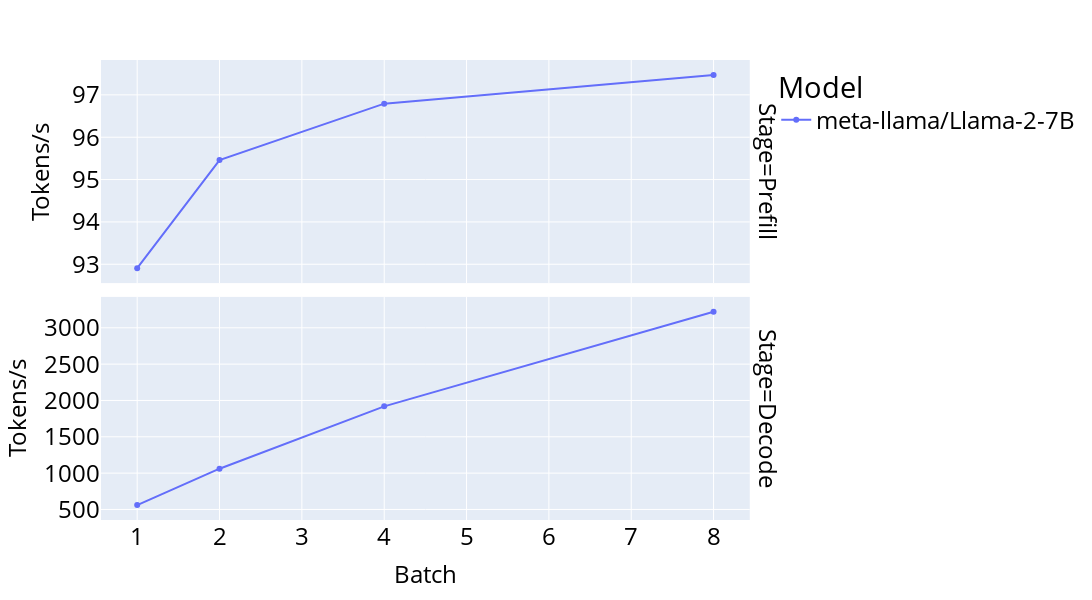
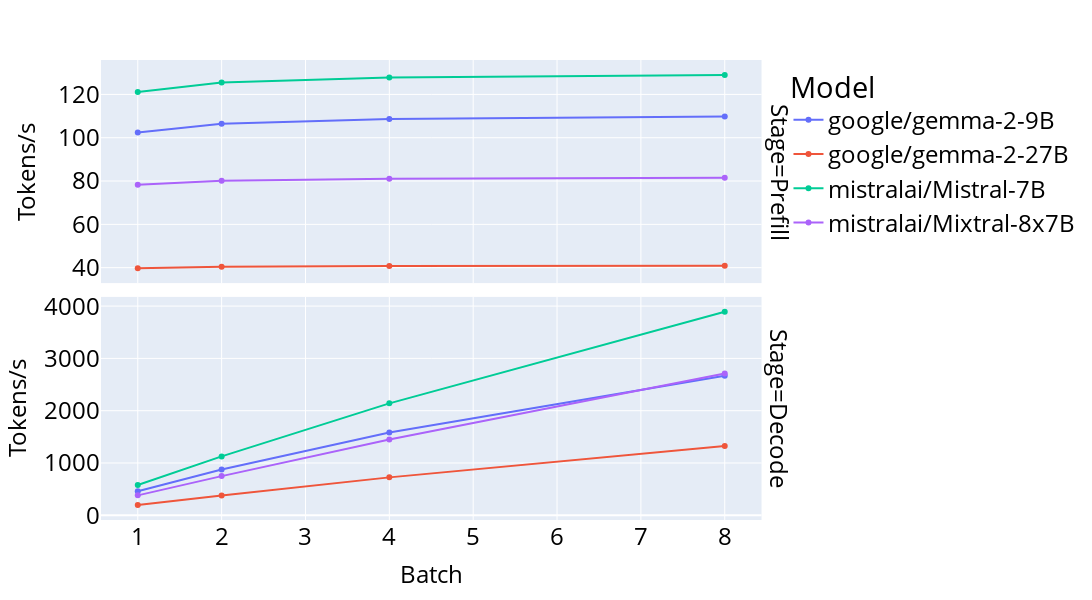

These figures' notebook cell, in order:
### Code cell
from utils import *
# Set up interactive widgets for the variables
from ipywidgets import interact, IntSlider, Checkbox, BoundedIntText, BoundedFloatText, Dropdown
import ipywidgets as widgets


# Max Batch Size
max_batch_size = widgets.BoundedIntText(
    value=8, min=1, max=128, step=1,
    description='Max Batch Size:',
    disabled=False ,
    layout=widgets.Layout(width='150px'),  # Adjust this value as needed
    style={'description_width': 'initial'}
)

# Custom Usecases
usecases = Dropdown( options=['Ques-Ans', 'Text Summarization', 'Chatbots', 'Code Gen.', 'Custom'], value='Chatbots', description='Usecases:', disabled=False,)

# Beam size
beam_size = widgets.IntSlider(value=2, min=1, max=16, description='# of Parallel Beams:', style={'description_width': 'initial'},)

# Input Tokens
input_tokens = widgets.BoundedIntText(
    value=2048, min=1, max= 100000, step=1,
    description='Input Tokens:',
    disabled=False ,
    layout=widgets.Layout(width='150px'),  # Adjust this value as needed
    style={'description_width': 'initial'}
)

# Output Tokens
output_tokens = widgets.BoundedIntText(
    value=128, min=1, max= 100000, step=1,
    description='Output Tokens:',
    disabled=False ,
    layout=widgets.Layout(width='150px'),  # Adjust this value as needed
    style={'description_width': 'initial'}
)

# Quantization dropdown
quantization = widgets.Dropdown(
    options=['bf16', 'int8', 'int4', 'int2'],
    value='int8',
    description='Quantization:',
    disabled=False ,
    layout=widgets.Layout(width='150px'),  # Adjust this value as needed
    style={'description_width': 'initial'},
    
)
model_box = widgets.SelectMultiple( options=[
    ('meta-llama/Llama-2-7B','llama_7b'),
    ('meta-llama/Meta-Llama-3-8B','llama3_8b'), 
    ('meta-llama/Llama-2-13B','llama_13b'),
    ('meta-llama/Llama-2-70B','LLaMA_70b'),
    ('google/gemma-2B','gemma_2b'),
    ('google/gemma-7B','gemma_7b'),
    ('google/gemma-2-9B','gemma2_9b'),
    ('google/gemma-2-27B','gemma2_27b'),
    ('mistralai/mistral-7B', 'mistral_7b'),
    ('mistralai/Mixtral-8x7B','mixtral_7x8'), 
    ('microsoft/phi3mini', 'phi3mini'),
    ('microsoft/phi3small', 'phi3small'),
    ('microsoft/phi3medium', 'phi3medium'),
    ('databricks/dbrx-base','dbrx'),
    ('xai-org/grok-1','grok-1'),
    ('openai/gpt-3','gpt-3'), 
    ('openai/gpt-4','gpt-4'),
    ('facebook/opt-125m','opt_125m'),
    ('facebook/opt-350m','opt_350m'),
    ('facebook/opt-1.3b','opt_1b'),
    ('facebook/opt-175b','opt_175b'),
    ], value=['llama_7b'], 
    description='Models:', 
    disabled=False,
    layout=widgets.Layout(width='300px', height='150px'))
# System
system = Dropdown( options=['A100_40GB_GPU', 'A100_80GB_GPU', 'H100_GPU','GH200_GPU', 'TPUv4','TPUv5e', 'MI300X', 'Gaudi3', 'Custom'], value='H100_GPU', description='System:', disabled=False,)

# Number of Nodes
nodes = widgets.IntText(
    value=2,
    description='# Nodes:',
    layout=widgets.Layout(width='150px'),  # Adjust this value as needed
    disabled=False
)

# System Efficiency
system_efficiency = widgets.FloatSlider(
    value=0.80,
    min=0,
    max=1.0,
    step=0.01,
    description='System Efficiency:',
    disabled=False,
    continuous_update=False,
    orientation='horizontal',
    readout=True,
    readout_format='.2f',
)


# FLOPS (initially hidden)
flops = widgets.FloatText(value=1000,description='FLOPS(T):',disabled=False, layout=widgets.Layout(width='200px'),)
# MEM BW (initially hidden)
mem_bw = widgets.FloatText(value=3.6,description='MEM BW(TB/s):',disabled=False, layout=widgets.Layout(width='200px'),)
# FLOPS (initially hidden)
mem_cap = widgets.FloatText(value=48,description='FLOPS(GBs):',disabled=False, layout=widgets.Layout(width='200px'),)
# ICN BW (initially hidden)
icn_bw = widgets.FloatText(value=100.0,description='ICN BW(GB/s):',disabled=False, layout=widgets.Layout(width='200px'),)


# Function to show/hide FLOPS and MEM BW
def update_visibility_system_param(change):
    if 'Custom' in change['new']:
        flops.layout.display = ''
        mem_bw.layout.display = ''
        mem_cap.layout.display = ''
        icn_bw.layout.display = ''
    else:
        flops.layout.display = 'none'
        mem_bw.layout.display = 'none'
        mem_cap.layout.display = 'none'
        icn_bw.layout.display = 'none'

# Connect the function to the models widget
system.observe(update_visibility_system_param, names='value')

# Function to show/hide FLOPS and MEM BW
def update_visibility_usecases(change):
    if 'Ques-Ans' in change['new']:
        beam_size.value = 4
        input_tokens.value = 1000 
        output_tokens.value = 200
    elif 'Text Summarization' in change['new']: 
        beam_size.value = 4
        input_tokens.value = 15000
        output_tokens.value = 1000
    elif 'Chatbots' in change['new']: 
        beam_size.value = 2
        input_tokens.value = 2048
        output_tokens.value = 128
    elif 'Code Gen.' in change['new']: 
        beam_size.value = 4
        input_tokens.value = 20000
        output_tokens.value = 50

# Connect the function to the models widget
usecases.observe(update_visibility_usecases, names='value')

# # Initially hide custom params
# beam_size.layout.display = 'none'
# input_tokens.layout.display = 'none'
# output_tokens.layout.display = 'none'

flops.layout.display = 'none'
mem_bw.layout.display = 'none'
mem_cap.layout.display = 'none'
icn_bw.layout.display = 'none'

# Layout
left_box = widgets.HBox([quantization, max_batch_size])
input_param_box = widgets.VBox([usecases, beam_size,widgets.HBox([ input_tokens, output_tokens])])
top_box = widgets.VBox([left_box, input_param_box, ])
bottom_box = widgets.HBox([system, nodes, system_efficiency])
system_bottom_box = widgets.HBox([flops, mem_bw, mem_cap, icn_bw])


# Final layout
final_layout = widgets.VBox([widgets.HBox([model_box,top_box]), bottom_box, system_bottom_box], layout=widgets.Layout(justify_content='space-between'))

widgets.interact(generate_demand_curve,
    system_box=system, 
    system_eff=system_efficiency, 
    num_nodes_slider=nodes, 
    model_box=model_box, 
    quantization_box=quantization,
    batch_slider=max_batch_size, 
    input_token_slider=input_tokens, 
    output_token_slider=output_tokens, 
    beam_size = beam_size, 
    flops=flops,
    mem_bw=mem_bw,
    mem_cap=mem_cap,
    icn_bw=icn_bw)

### Figure 1 — Plotly figure (JSON) as saved in the notebook; plotly's stock layout.template omitted (floating-point values rounded to 4 significant figures)
{"data": [{"hovertemplate": "Model=meta-llama/Llama-2-7B<br>Stage=Prefill<br>Batch=%{x}<br>Tokens/s=%{y}<extra></extra>", "legendgroup": "meta-llama/Llama-2-7B", "line": {"color": "#636efa", "dash": "solid"}, "marker": {"symbol": "circle"}, "mode": "lines+markers", "name": "meta-llama/Llama-2-7B", "orientation": "v", "showlegend": true, "type": "scatter", "x": [1, 2, 4, 8], "xaxis": "x2", "y": [92.91, 95.46, 96.79, 97.47], "yaxis": "y2"}, {"hovertemplate": "Model=meta-llama/Llama-2-7B<br>Stage=Decode<br>Batch=%{x}<br>Tokens/s=%{y}<extra></extra>", "legendgroup": "meta-llama/Llama-2-7B", "line": {"color": "#636efa", "dash": "solid"}, "marker": {"symbol": "circle"}, "mode": "lines+markers", "name": "meta-llama/Llama-2-7B", "orientation": "v", "showlegend": false, "type": "scatter", "x": [1, 2, 4, 8], "xaxis": "x", "y": [560.3, 1061.0, 1919.0, 3220.0], "yaxis": "y"}], "layout": {"annotations": [{"font": {}, "showarrow": false, "text": "Stage=Decode", "textangle": 90, "x": 0.98, "xanchor": "left", "xref": "paper", "y": 0.2425, "yanchor": "middle", "yref": "paper"}, {"font": {}, "showarrow": false, "text": "Stage=Prefill", "textangle": 90, "x": 0.98, "xanchor": "left", "xref": "paper", "y": 0.7575, "yanchor": "middle", "yref": "paper"}], "font": {"color": "black", "size": 24}, "height": 600, "legend": {"title": {"font": {"color": "black"}, "text": "Model"}, "tracegroupgap": 0}, "margin": {"t": 60}, "title": {"font": {"color": "black"}}, "width": 1200, "xaxis": {"anchor": "y", "domain": [0, 0.98], "tickfont": {"size": 24}, "title": {"font": {"size": 24}, "text": "Batch"}}, "xaxis2": {"anchor": "y2", "domain": [0, 0.98], "matches": "x", "showticklabels": false, "tickfont": {"size": 24}, "title": {"font": {"size": 24}}}, "yaxis": {"anchor": "x", "domain": [0, 0.485], "tickfont": {"size": 24}, "title": {"font": {"size": 24}, "text": "Tokens/s"}}, "yaxis2": {"anchor": "x2", "domain": [0.515, 1], "tickfont": {"size": 24}, "title": {"font": {"size": 24}, "text": "Tokens/s"}}}}

### Figure 2 — Plotly figure (JSON) as saved in the notebook; plotly's stock layout.template omitted (floating-point values rounded to 4 significant figures)
{"data": [{"hovertemplate": "Model=google/gemma-2-9B<br>Stage=Prefill<br>Batch=%{x}<br>Tokens/s=%{y}<extra></extra>", "legendgroup": "google/gemma-2-9B", "line": {"color": "#636efa", "dash": "solid"}, "marker": {"symbol": "circle"}, "mode": "lines+markers", "name": "google/gemma-2-9B", "orientation": "v", "showlegend": true, "type": "scatter", "x": [1, 2, 4, 8], "xaxis": "x2", "y": [102.4, 106.5, 108.7, 109.8], "yaxis": "y2"}, {"hovertemplate": "Model=google/gemma-2-9B<br>Stage=Decode<br>Batch=%{x}<br>Tokens/s=%{y}<extra></extra>", "legendgroup": "google/gemma-2-9B", "line": {"color": "#636efa", "dash": "solid"}, "marker": {"symbol": "circle"}, "mode": "lines+markers", "name": "google/gemma-2-9B", "orientation": "v", "showlegend": false, "type": "scatter", "x": [1, 2, 4, 8], "xaxis": "x", "y": [461.2, 874.5, 1585.0, 2668.0], "yaxis": "y"}, {"hovertemplate": "Model=google/gemma-2-27B<br>Stage=Prefill<br>Batch=%{x}<br>Tokens/s=%{y}<extra></extra>", "legendgroup": "google/gemma-2-27B", "line": {"color": "#EF553B", "dash": "solid"}, "marker": {"symbol": "circle"}, "mode": "lines+markers", "name": "google/gemma-2-27B", "orientation": "v", "showlegend": true, "type": "scatter", "x": [1, 2, 4, 8], "xaxis": "x2", "y": [39.76, 40.42, 40.77, 40.94], "yaxis": "y2"}, {"hovertemplate": "Model=google/gemma-2-27B<br>Stage=Decode<br>Batch=%{x}<br>Tokens/s=%{y}<extra></extra>", "legendgroup": "google/gemma-2-27B", "line": {"color": "#EF553B", "dash": "solid"}, "marker": {"symbol": "circle"}, "mode": "lines+markers", "name": "google/gemma-2-27B", "orientation": "v", "showlegend": false, "type": "scatter", "x": [1, 2, 4, 8], "xaxis": "x", "y": [195.3, 380.9, 725.3, 1324.0], "yaxis": "y"}, {"hovertemplate": "Model=mistralai/Mistral-7B<br>Stage=Prefill<br>Batch=%{x}<br>Tokens/s=%{y}<extra></extra>", "legendgroup": "mistralai/Mistral-7B", "line": {"color": "#00cc96", "dash": "solid"}, "marker": {"symbol": "circle"}, "mode": "lines+markers", "name": "mistralai/Mistral-7B", "orientation": "v", "showlegend": true, "type": "scatter", "x": [1, 2, 4, 8], "xaxis": "x2", "y": [121.1, 125.5, 127.8, 129.0], "yaxis": "y2"}, {"hovertemplate": "Model=mistralai/Mistral-7B<br>Stage=Decode<br>Batch=%{x}<br>Tokens/s=%{y}<extra></extra>", "legendgroup": "mistralai/Mistral-7B", "line": {"color": "#00cc96", "dash": "solid"}, "marker": {"symbol": "circle"}, "mode": "lines+markers", "name": "mistralai/Mistral-7B", "orientation": "v", "showlegend": false, "type": "scatter", "x": [1, 2, 4, 8], "xaxis": "x", "y": [578.6, 1127.0, 2140.0, 3891.0], "yaxis": "y"}, {"hovertemplate": "Model=mistralai/Mixtral-8x7B<br>Stage=Prefill<br>Batch=%{x}<br>Tokens/s=%{y}<extra></extra>", "legendgroup": "mistralai/Mixtral-8x7B", "line": {"color": "#ab63fa", "dash": "solid"}, "marker": {"symbol": "circle"}, "mode": "lines+markers", "name": "mistralai/Mixtral-8x7B", "orientation": "v", "showlegend": true, "type": "scatter", "x": [1, 2, 4, 8], "xaxis": "x2", "y": [78.34, 80.15, 81.08, 81.56], "yaxis": "y2"}, {"hovertemplate": "Model=mistralai/Mixtral-8x7B<br>Stage=Decode<br>Batch=%{x}<br>Tokens/s=%{y}<extra></extra>", "legendgroup": "mistralai/Mixtral-8x7B", "line": {"color": "#ab63fa", "dash": "solid"}, "marker": {"symbol": "circle"}, "mode": "lines+markers", "name": "mistralai/Mixtral-8x7B", "orientation": "v", "showlegend": false, "type": "scatter", "x": [1, 2, 4, 8], "xaxis": "x", "y": [381.5, 749.4, 1448.0, 2710.0], "yaxis": "y"}], "layout": {"annotations": [{"font": {}, "showarrow": false, "text": "Stage=Decode", "textangle": 90, "x": 0.98, "xanchor": "left", "xref": "paper", "y": 0.2425, "yanchor": "middle", "yref": "paper"}, {"font": {}, "showarrow": false, "text": "Stage=Prefill", "textangle": 90, "x": 0.98, "xanchor": "left", "xref": "paper", "y": 0.7575, "yanchor": "middle", "yref": "paper"}], "font": {"color": "black", "size": 24}, "height": 600, "legend": {"title": {"font": {"color": "black"}, "text": "Model"}, "tracegroupgap": 0}, "margin": {"t": 60}, "title": {"font": {"color": "black"}}, "width": 1200, "xaxis": {"anchor": "y", "domain": [0, 0.98], "tickfont": {"size": 24}, "title": {"font": {"size": 24}, "text": "Batch"}}, "xaxis2": {"anchor": "y2", "domain": [0, 0.98], "matches": "x", "showticklabels": false, "tickfont": {"size": 24}, "title": {"font": {"size": 24}}}, "yaxis": {"anchor": "x", "domain": [0, 0.485], "tickfont": {"size": 24}, "title": {"font": {"size": 24}, "text": "Tokens/s"}}, "yaxis2": {"anchor": "x2", "domain": [0.515, 1], "tickfont": {"size": 24}, "title": {"font": {"size": 24}, "text": "Tokens/s"}}}}
